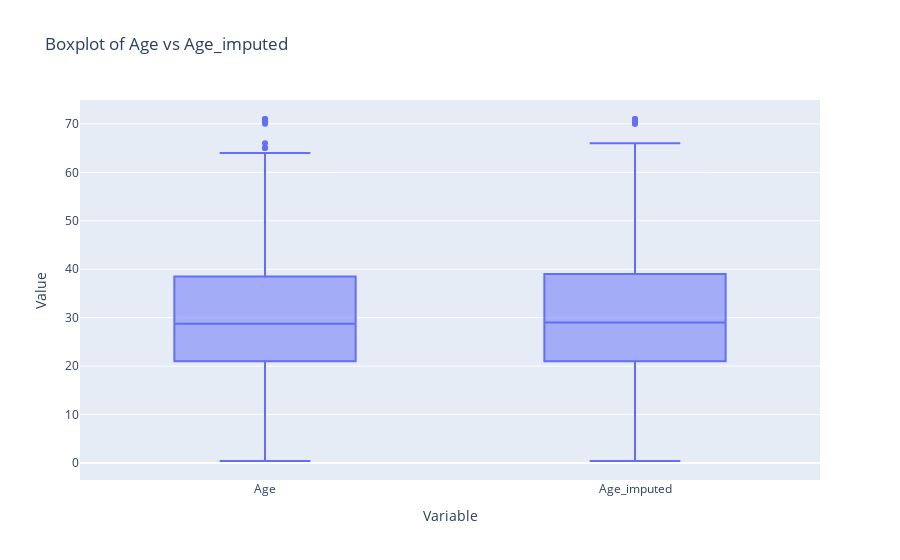

The notebook cell saved with this chart:
### Markdown cell above
There is a change in covariance when we use this technique

### Code cell
df_plot = x_train.select(['Age', 'Age_imputed']).to_pandas()
df_long = df_plot.melt(var_name = 'Variable', value_name = 'Value')

fig = px.box(df_long, x='Variable', y='Value', title = 'Boxplot of Age vs Age_imputed')
fig.update_layout(yaxis_title = 'Value', xaxis_title = 'Variable')
fig.show()

### Figure 1 — Plotly figure (JSON) as saved in the notebook; plotly's stock layout.template omitted (floating-point values rounded to 4 significant figures; data arrays with more than 128 entries replaced by an {"elided": "..."} marker saying what was removed)
{"data": [{"alignmentgroup": "True", "hovertemplate": "Variable=%{x}<br>Value=%{y}<extra></extra>", "legendgroup": "", "marker": {"color": "#636efa"}, "name": "", "notched": false, "offsetgroup": "", "orientation": "v", "showlegend": false, "type": "box", "x": {"elided": "1424 str values"}, "x0": " ", "xaxis": "x", "y": {"elided": "1424 float values"}, "y0": " ", "yaxis": "y"}], "layout": {"boxmode": "group", "legend": {"tracegroupgap": 0}, "title": {"text": "Boxplot of Age vs Age_imputed"}, "xaxis": {"anchor": "y", "domain": [0, 1], "title": {"text": "Variable"}}, "yaxis": {"anchor": "x", "domain": [0, 1], "title": {"text": "Value"}}}}
